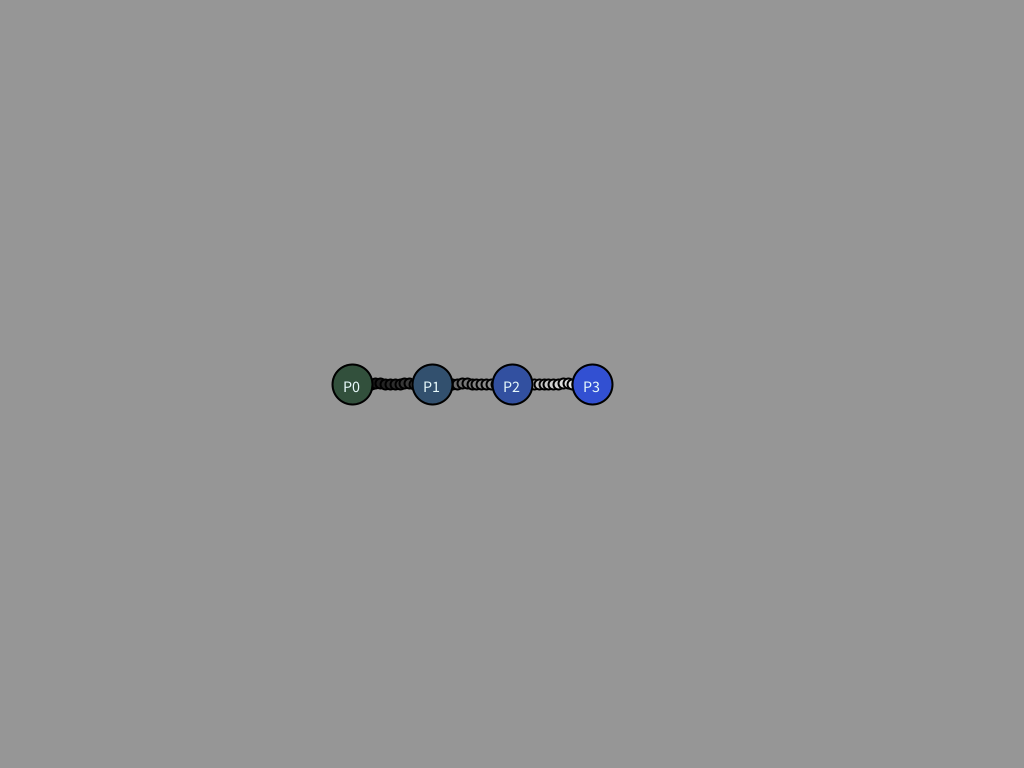
Frame 1 (no input)
Frame 60 (the mouse pressed at the canvas centre just before this capture): identical to frame 1, image omitted
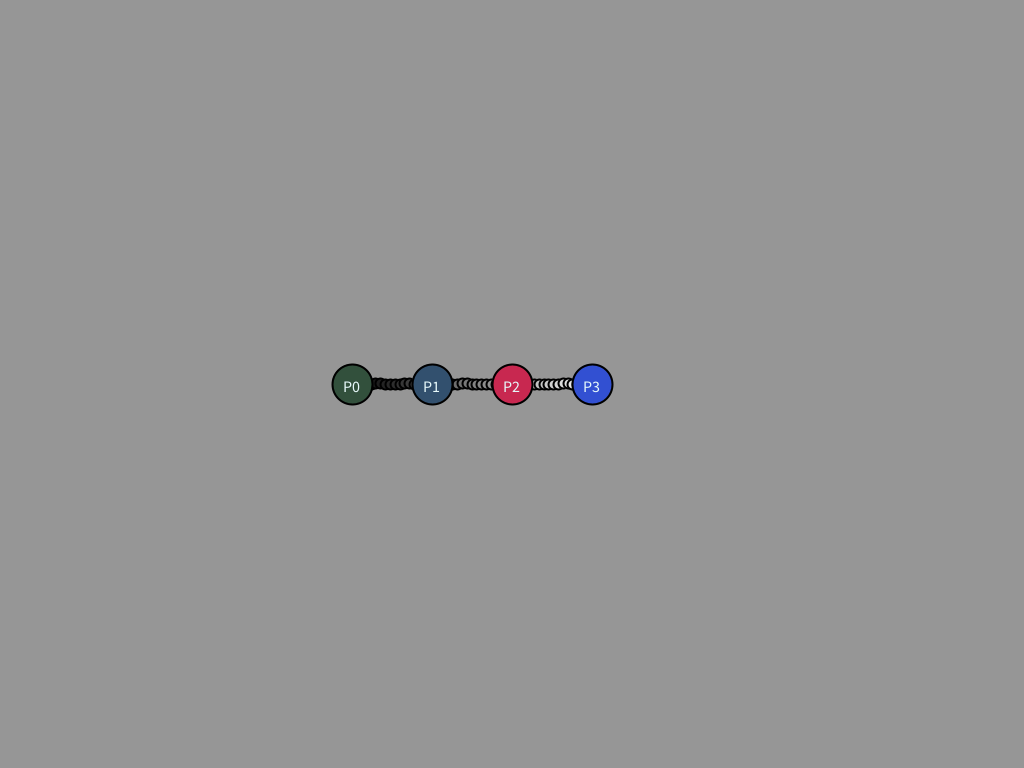
Frame 120 (the mouse held since frame 60 and released just before this capture)

The Processing sketch that drew these frames (run headless with seeded random() and noise(); from frame 60 on, the mouse is pressed at the canvas centre):

// Processing sketch: bezier_curve_2d
// ── bezier_curve_2d.pde
/*

https://en.wikipedia.org/wiki/B%C3%A9zier_curve
https://www.geeksforgeeks.org/convex-hull-set-1-jarviss-algorithm-or-wrapping/
https://ocw.mit.edu/courses/electrical-engineering-and-computer-science/6-837-computer-graphics-fall-2012/lecture-notes/MIT6_837F12_Lec01.pdf
https://pomax.github.io/bezierinfo/

*/

PVector[] points;
PVector[] bbox;
int fontsz;
int select;
boolean showpts;

void setup() {
  fontsz = 16;
  size(1024, 768);
  strokeWeight(2);
  textSize(fontsz);

  points = new PVector[4];
  reset();
}

void reset() {
  for (int i = 0; i < points.length; i++) {
    float r = 20;
    points[i] = new PVector(width/2 + (i-points.length/2)*4*r, height/2, r);
  }
  bbox = findBbox(points);
  select = -1;
  showpts = true;
}

void draw() {
  background(150, 150, 150);
  drawBezier(points);
  
  if (mousePressed) {
    if (mouseButton == LEFT) {
      if (select != -1) {
        points[select].x = mouseX;
        points[select].y = mouseY;
        bbox = findBbox(points);
      }
    } else if (mouseButton == RIGHT) {
      if (bbox[0].x <= mouseX && mouseX <= bbox[1].x)
        drawBezierParameters(points, mouseX);
    }
  } else if (!mousePressed) {
    select = -1;
  }
}

/*

The tangent vector is the derivative of the bezier curve and the normal
is the vector perpendicular to the tangent and in 2D we can calculate
that by rotating the tangent vector by 90 degrees

*/
void drawBezierTangentAndNormals(float t, float x0, float y0, PVector[] p) {
  float Tx = cubicBezierDerivative(t, p[0].x, p[1].x, p[2].x, p[3].x);
  float Ty = cubicBezierDerivative(t, p[0].y, p[1].y, p[2].y, p[3].y);
  PVector T = new PVector(Tx, Ty).normalize();
  PVector N = new PVector(-T.y, T.x);
  T.mult(50);
  N.mult(50);
  
  stroke(255, 50, 60);
  line(x0-T.x, y0-T.y, x0+T.x, y0+T.y);

  stroke(150, 255, 30);
  line(x0-N.x, y0-N.y, x0+N.x, y0+N.y);
  
  textAlign(LEFT);
  text(String.format("T: (%.3f %.3f)", T.x, T.y), 16, 4*fontsz);
  text(String.format("N: (%.3f %.3f)", N.x, N.y), 16, 5*fontsz);
}

void drawBezierParameters(PVector[] p, float x) {
  // for a given point inside the bezier curve, there can be
  // actually more than one t that can evaluate to the same
  // x coordinate (but different y coordinate), this happens
  // when the curve is on top of itself, we just pick the first
  // t that matches x here
  float t = unbezier(x, p[0].x, p[1].x, p[2].x, p[3].x);
  float px = cubicBezier(t, p[0].x, p[1].x, p[2].x, p[3].x);
  float py = cubicBezier(t, p[0].y, p[1].y, p[2].y, p[3].y);
  if (t < 0)
    return;

  drawBezierTangentAndNormals(t, px, py, p);
  
  PVector[] h = convexHull(p);
  
  textAlign(LEFT);
  text(String.format("t: %.3f", t), 16, fontsz);
  text(String.format("p: (%.3f %.3f)", px, py), 16, 2*fontsz);
  text(String.format("h: %d", h.length), 16, 3*fontsz);
  fill(80, 80, 200);
  ellipse(px, py, 10, 10);
}

void drawBezierPoints(PVector[] p) {
  int steps = 50;
  for (int i = 0; i <= steps; i++) {
    fill(i*5, i*5, i*5);
    float t = i / float(steps);
    float x = bezierPoint(p[0].x, p[1].x, p[2].x, p[3].x, t);
    float y = bezierPoint(p[0].y, p[1].y, p[2].y, p[3].y, t);
    ellipse(x, y, 10, 10);
  }
}

void drawBezier(PVector[] p) {  
  stroke(10, 30, 50);
  fill(50, 60, 100);
  bezier(p[0].x, p[0].y, p[1].x, p[1].y, p[2].x, p[2].y, p[3].x, p[3].y);
  
  drawConvexHull(p);
  if (showpts)
    drawBezierPoints(p);
  
  PVector m = new PVector(mouseX, mouseY, p[0].z);
  for (int i = 0; i < p.length; i++) {
    stroke(0, 0, 0);
    if (inCircle(p[i], m)) {
      fill(200, 40, 80);
      if (select == -1)
        select = i;
    } else
      fill(50, 80, 60 + i*50);
    circle(p[i].x, p[i].y, 2*p[i].z);
    
    fill(230, 248, 250);
    textAlign(CENTER);
    text("P"+i, p[i].x, p[i].y+fontsz/2);
  }
}

void drawConvexHull(PVector[] p) {
  PVector[] h = convexHull(p);
  for (int i = 0; i < h.length; i++) {
    int j = (i+1) % h.length;
    stroke(0, 0, 0);
    line(h[i].x, h[i].y, h[j].x, h[j].y);
  }
}

void keyPressed() {
  if (key == ' ')
    showpts = !showpts;
  else if (key == ENTER)
    reset();
}

/*

The control points create a convex hull for the curve generated.
However, not all points will be used for the convex hull, if one
of the control points is inside the hull where the other control points can bound it,
we can have a situation where the convex hull will be a triangle or a line rather
than a quadrilateral

The convex hull stems from the fact that the basis functions are the bernstein polynomials
which have the property that 0 <= t <= 1 will be B(t) >= 0 and the sum of all of the B(t)
basis functions will be 1.

*/
PVector[] convexHull(PVector[] p) {
  PVector[] h = p.clone();
  int n = h.length;

  int l = 0;
  for (int i = 1; i < n; i++) {
    if (p[i].x < p[l].x)
      l = i;
  }
  
  int a = l;
  int s = 0;
  do {
    h[s++] = p[a];
    int b = (a+1) % n;
    for (int i = 0; i < n; i++) {
      if (orientation(p[a], p[i], p[b]) == 2)
        b = i;
    }
    a = b;
  } while (a != l);
  
  return h;
}

int orientation(PVector p, PVector q, PVector r) {
  float v = (q.y - p.y) * (r.x - q.x) - (q.x - p.x) * (r.y - q.y);
  if (v == 0)
    return 0;
  return (v > 0) ? 1 : 2;
}

boolean inCircle(PVector c, PVector p) {
  float dx = p.x - c.x;
  float dy = p.y - c.y;
  float r = c.z;
  return dx*dx + dy*dy < r*r;
}

PVector[] findBbox(PVector[] p) {
  if (p == null)
    return null;
    
  PVector[] b = new PVector[2];
  b[0] = p[0].copy();
  b[1] = p[0].copy();
  for (int i = 1; i < p.length; i++) {
    b[0].x = min(b[0].x, p[i].x);
    b[0].y = min(b[0].y, p[i].y);
    b[1].x = max(b[1].x, p[i].x);
    b[1].y = max(b[1].y, p[i].y);
  }
  return b;
}

/*

Given the control points and parameter t, we can find a generate a point
on a cubic bezier curve evaluating the bernstein polynomials at t, we can write it as
a matrix multiplicaton

T = [1 t t^2 t^3]
B = [[1 0 0 0][-3 3 0 0] [3 -6 3 0] [-1 3 -3 1]]
p = control points
T*B*p
Transpose to make it the right dimension as needed

*/
float cubicBezier(float t, float pa, float pb, float pc, float pd) {
  float a = -(t*t*t) + 3*t*t - 3*t + 1;
  float b = 3*t*t*t - 6*t*t + 3*t;
  float c = -3*t*t*t + 3*t*t;
  float d = t*t*t;
  return a*pa + b*pb + c*pc + d*pd;
}

/*

A derivative of a nth order bezier curve is another bezier curve of order n-1
and the general formula for it is

n * sum(bezier(i, n-1, t) * (p[i+1]-p[i]))

So it is the bezier curve of order n-1 with weights of the delta of the control
points of the original curve

*/
float cubicBezierDerivative(float t, float pa, float pb, float pc, float pd) {
  return 3*quadraticBezier(t, pb-pa, pc-pb, pd-pc);
}

/*

The quadratic bezier can be written as a matrix multiplication
just like a cubic bezier except it gives rise to a quadratic
polynomial rather than a cubic one

T = [1 t t^2]
B = [[1 0 0] [-2 2 0] [1 -2 1]]
p = control points
T*B*p
Transpose to make it the right dimension as needed

*/
float quadraticBezier(float t, float pa, float pb, float pc) {
  float a = t*t - 2*t + 1;
  float b = -2*t*t + 2*t;
  float c = t*t;
  return a*pa + b*pb + c*pc;
}

/*

Given a point on the bezier curve defined by the control point coefficients
we want to find the parameter t that generated it, it involves
solving the bezier curve cubic equation for a real root, that
root will be t.

The polynomial equation is:
(-a + 3b - 3c + d)t^3 + (3a - 6b + 3c)t^2 + (-3a + 3b)t + (a-x) = 0

We get this equation after subtracting x from all of our control point
coefficients to normalize them

*/
float unbezier(float x, float a, float b, float c, float d) {
  float[] r = cubicRealRoots(a-x, b-x, c-x, d-x);
  if (r == null)
    return -1;

  for (int i = 0; i < r.length; i++) {
    if (0 <= r[i] && r[i] <= 1)
      return r[i];
  }
  return -1;
}

boolean approx(float a, float b) {
  return abs(a-b) < 1e-6;
}

float cbrt(float v) {
  if (v < 0)
    return -pow(-v, 1.0/3.0);
  return pow(v, 1.0/3.0);
}

float[] cubicRealRoots(float pa, float pb, float pc, float pd) {
  float a = 3*pa - 6*pb + 3*pc;
  float b = -3*pa + 3*pb;
  float c = pa;
  float d = -pa + 3*pb - 3*pc + pd;
  if (approx(d, 0)) {
    if (approx(a, 0)) {
      if (approx(b, 0))
        return null;
      return new float[]{-c/b};
    }
    float q = sqrt(b*b - 4*a*c);
    return new float[]{(q-b)/(2*a), (-b-q)/(2*a)};
  }
  
  a /= d;
  b /= d;
  c /= d;
  
  float p = (3*b - a*a)/3;
  float p3 = p/3;
  float q = (2*a*a*a - 9*a*b + 27*c)/27;
  float q2 = q/2;
  float d0 = q2*q2 + p3*p3*p3;
  if (d0 < 0) {
    float mp3 = -p/3;
    float mp33 = mp3*mp3*mp3;
    float r = sqrt(mp33);
    float t = -q / (2*r);
    float cosphi = (t < -1) ? -1 : (t > 1) ? 1 : t;
    float phi = acos(cosphi);
    float crtr = cbrt(r);
    float t1 = 2*crtr;
    float r1 = t1 * cos(phi/3) - a/3;
    float r2 = t1 * cos((phi+2*PI)/3) - a/3;
    float r3 = t1 * cos((phi+4*PI)/3) - a/3;
    return new float[]{r1, r2, r3};
  }
  
  if (d0 == 0) {
    float u1 = q2 < 0 ? cbrt(-q2) : -cbrt(q2);
    float r1 = 2*u1 - a/3;
    float r2 = -u1 - a/3;
    return new float[]{r1, r2};
  }
  
  float sd = sqrt(d0);
  float u1 = (float)cbrt(sd - q2);
  float v1 = (float)cbrt(sd + q2);
  return new float[]{u1 - v1 - a/3};
}
